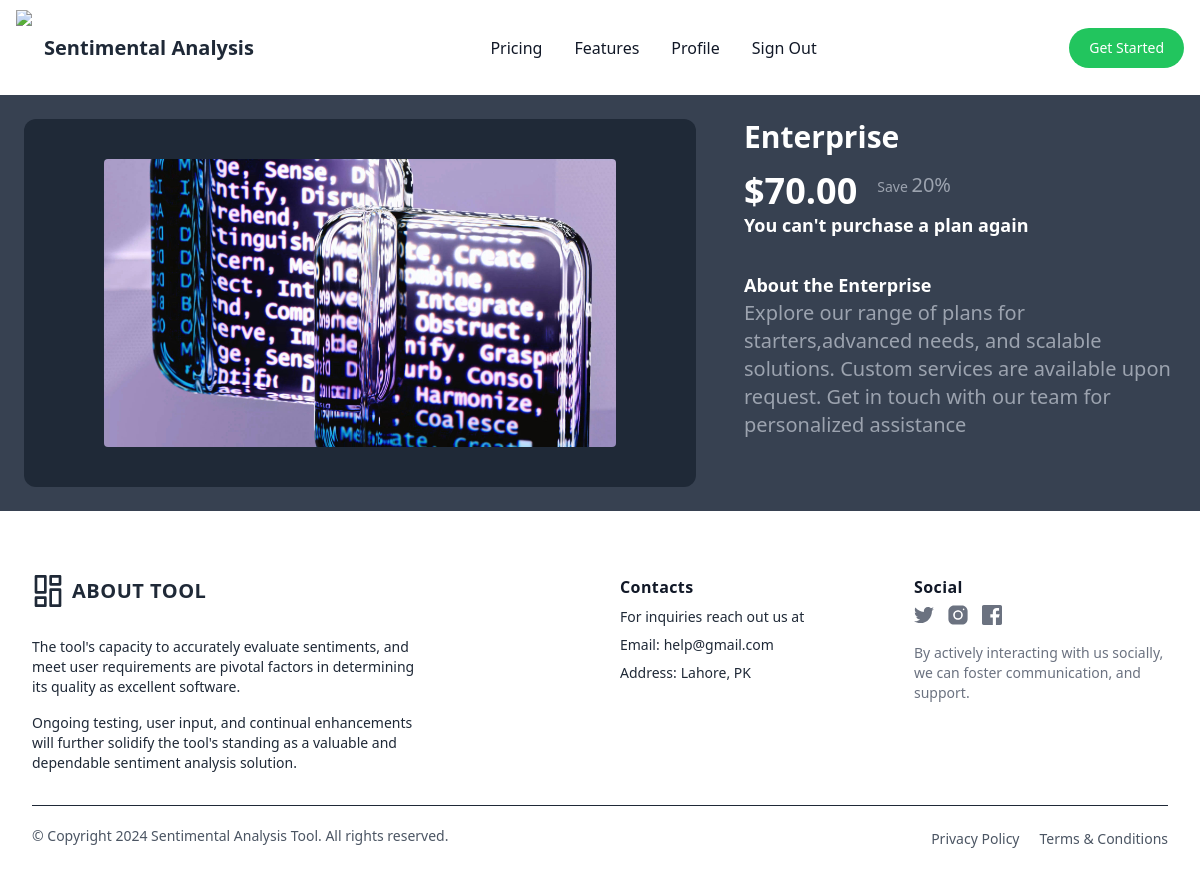
Screenshot of /plan_detail/3 (signed in) with the database file from the repository.
### analysis/models.py (models this page shows)
class Plans(models.Model):
    name=models.CharField(null=True,max_length=100)
    plan_description=models.TextField()
    plan_pricing=models.DecimalField(max_digits=10,decimal_places=2)
    discount=models.CharField(max_length=10)
    benefit1=models.CharField(max_length=20)
    benefit2=models.CharField(max_length=20)
    duration=models.IntegerField(null=True)
    plan_image=models.ImageField(upload_to="plan_images/",null=True)
    created_at=models.DateTimeField(default=timezone.now)
    class Meta:
        verbose_name_plural='Plans'
    def __str__(self):
        return self.name

### analysis/views.py (the view)
# urls.py: path('plan_detail/<str:id>',plan_detail,name='plan_detail'),
@login_required
def plan_detail(request,id):
     plan_detail=get_object_or_404(Plans,id=id)
     print(plan_detail)
     pub_key = settings.STRIPE_PUBLIC_KEY
     check=Plan_purchase.objects.filter(user=request.user).exists()
     return render(request,'plan_detail.html',{'plan_detail':plan_detail,'pub_key':pub_key,'check':check})

### templates/plan_detail.html (shortened to what this page needs)
{% extends 'base.html' %}
{% block content %}
<head>
    <head>
        <link href="https://cdn.jsdelivr.net/npm/daisyui@4.11.1/dist/full.min.css" rel="stylesheet" type="text/css" />
        <script src="https://cdn.tailwindcss.com"></script>
    </head>
</head>
<div class="font-sans bg-gray-700">
    <div class="p-6 lg:max-w-7xl max-w-2xl max-lg:mx-auto">
      <div class="grid items-start grid-cols-1 lg:grid-cols-5 gap-12">
        <div class="lg:col-span-3 w-full lg:sticky top-0 text-center">
          <div class="bg-gray-800 px-4 py-10 rounded-xl">
            <img src="{{plan_detail.plan_image.url}}" alt="Product" class="w-4/5 rounded object-cover mx-auto" />
          </div>
        </div>
        <div class="lg:col-span-2">
          <h2 class="text-3xl font-semibold text-white">{{plan_detail.name}}</h2>
          <div class="flex flex-wrap gap-4 mt-4">
            <p class="text-white text-4xl font-semibold">${{plan_detail.plan_pricing}}</p>
            <p class="text-gray-400 text-xl"> <span class="text-sm ml-1">Save </span>{{plan_detail.discount}}</p>
          </div>
          {% if check %}<h1 class="text-lg font-semibold text-white">You can't purchase a plan again</h1>
{% else %}
<div class="flex flex-wrap gap-4 mt-8">
    <button type="button" class="min-w-[200px] px-4 py-3 bg-yellow-300 hover:bg-yellow-400 text-black text-sm font-semibold rounded" onclick="buy(event)"  id="showSpinnerButton">Buy now</button>
  </div>
{% endif %}
          <div class="mt-8">
            <h3 class="text-lg font-semibold text-white">About the {{plan_detail.name}}</h3>
           <p class="text-gray-400 text-xl">
            Explore our range of plans for starters,advanced needs, and scalable solutions. Custom services are available upon request. Get in touch with our team for personalized assistance
           </p>
          </div>
        </div>
      </div>
    </div>
  </div>
{% endblock  %}

### rows the page displays
Plans: plan_image (picture), name "Enterprise", plan_pricing "70.00", discount "20%"
